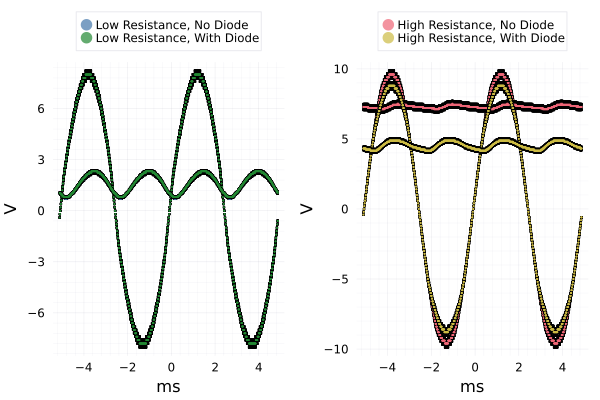

This figure's Julia source:
p1 = plot(xlabel="Time (ms)", ylabel="Voltage (V)")
p2 = plot(xlabel="Time (ms)", ylabel="Voltage (V)")
scatter!(p1, uconvert.(u"ms", nd_dfs[1].t_CH1), nd_dfs[1].V_CH1, 
         c=1, ms=1, label="Low Resistance, No Diode", lw=2, alpha=0.7,
         )
scatter!(p2, uconvert.(u"ms", nd_dfs[end].t_CH1), nd_dfs[end].V_CH1, 
         c=2, ms=1, label="High Resistance, No Diode", lw=2, alpha=0.7,
         )
scatter!(p1, uconvert.(u"ms", nd_dfs[1].t_CH2), nd_dfs[1].V_CH2, 
         c=1, ms=1, label="", lw=2, alpha=0.7,
         )
scatter!(p2, uconvert.(u"ms", nd_dfs[end].t_CH2), nd_dfs[end].V_CH2, 
         c=2, ms=1, label="", lw=2, alpha=0.7,
         )

scatter!(p1, uconvert.(u"ms", d_dfs[1].t_CH1), d_dfs[1].V_CH1, 
         c=3, ms=1, label="Low Resistance, With Diode", lw=2, alpha=0.7,
         )
scatter!(p2, uconvert.(u"ms", d_dfs[end].t_CH1), d_dfs[end].V_CH1, 
         c=4, ms=1, label="High Resistance, With Diode", lw=2, alpha=0.7,
         )
scatter!(p1, uconvert.(u"ms", d_dfs[1].t_CH2), d_dfs[1].V_CH2, 
         c=3, ms=1, label="", lw=2, alpha=0.7,
         )
scatter!(p2, uconvert.(u"ms", d_dfs[end].t_CH2), d_dfs[end].V_CH2, 
         c=4, ms=1, label="", lw=2, alpha=0.7,
         )

p = plot(p1, p2, legend=:outertop)
